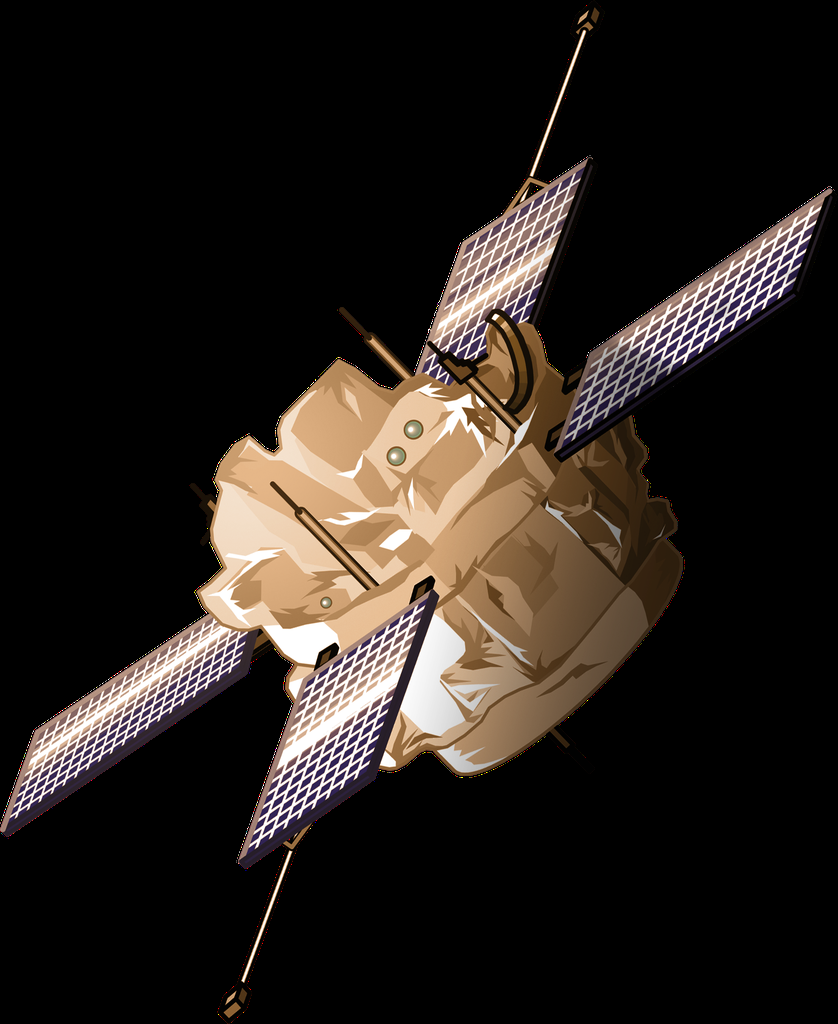
#> input picture satellites/ace/ace-photo-cut-1024px.png, 838 x 1024 px
$ python -i checks.py   (imports and definitions only)
#> lines starting #> are read from the running program, lines starting #| are printed output that depends on the picture
### tools/house_art/kit.py
"""Primitive kit for the house-artwork lane: geometry in, house-style SVG out.

**This is the enforcement point for golden rule 6.** The SVG is WRITTEN from a
structured description of the spacecraft. Nothing in this module reads, samples,
traces or vectorises a raster image, and there is no code path by which one
could: the only inputs are numbers from `description.json`. Photographs are used
by the person writing that description, to know what the spacecraft looks like;
they never reach the drawing. That is what makes the output our own copyright
rather than a derivative of one particular render.

Every polygon comes from a 3D primitive (box, chamfered prism, regular n-gon
prism, plate, solar wing, tube, tapered frustum, disc, dish, ribbed reflector,
strut, detail plate) positioned from the description, then projected with an
orthographic camera and flat-shaded from a fixed light direction into four
tonal steps.

`ngon_prism` exists because a great many real buses are hexagonal drums with
the wings hinged on two opposite side facets, not boxes with the wings on the
ends; `facet_normal` gives the outward normal of a chosen facet so those
mounts land on a face rather than being guessed.

The mono icon is derived from OUR OWN colour geometry: the same structural
polygons re-emitted in a single currentColor fill, which is the union silhouette
of our own shapes. It is never traced from a photograph — the photo-derived icon
lane is `make_icon.py`, and it has its own, stricter licence gate.

Palette and detail level are calibrated to the repo's own exemplars (swot,
icesat, sentinel-1, jason-3, dscovr, saocom-1a).
"""

import math
from pathlib import Path

# ---------------------------------------------------------------- palette ----
# 10-colour house palette, sampled from the repo's own exemplar SVGs (swot,
# icesat, sentinel-1, jason-3, dscovr, saocom-1a): muted and neutral, no
# saturated brights, four tonal steps per material so depth reads, with the
# deepest step shared across all materials so a drawing stays within ten
# colours. Six to ten colours is the house range.
PALETTE = {
    "dark":     "#171a1c",   # shared deepest step / apertures / seams
    "body_l":   "#cdcecb",   # light face, grey structure
    "body_m":   "#9ea19d",
    "body_d":   "#6d716f",
    "gold_l":   "#cbb075",   # MLI, olive-gold rather than brass
    "gold_m":   "#a68b3c",
    "gold_d":   "#6b5722",
    "panel_l":  "#8a90ae",   # solar cells
    "panel_m":  "#666a8e",
    "panel_d":  "#3f4468",
}

# four tonal steps; the fourth is the shared near-black
MATERIALS = {
    "white":  ("body_l", "body_m", "body_d", "dark"),
    "gold":   ("gold_l", "gold_m", "gold_d", "dark"),
    "panel":  ("panel_l", "panel_m", "panel_d", "dark"),
    "dark":   ("body_d", "dark", "dark", "dark"),
    "mesh":   ("gold_l", "gold_m", "gold_d", "dark"),
}

LIGHT = (0.45, -0.55, 0.70)

# Mirror-symmetric solar-cell marks are the default: with the asymmetric pattern
# a left/right pair of wings mirrors along with the geometry, and the two wings
# read as accidentally different from each other. Set False only to reproduce a
# drawing made before this default changed.
DEFAULT_SYM_MARKS = True


def _n(v):
    m = math.sqrt(sum(c * c for c in v)) or 1.0
    return tuple(c / m for c in v)


def _sub(a, b):
    return (a[0] - b[0], a[1] - b[1], a[2] - b[2])


def _add(*vs):
    return tuple(sum(v[i] for v in vs) for i in range(3))


def _mul(v, s):
    return (v[0] * s, v[1] * s, v[2] * s)


# [4 lines left out: function _cross, not called in this run]


def _dot(a, b):
    return a[0] * b[0] + a[1] * b[1] + a[2] * b[2]


# ----------------------------------------------------------------- camera ----
class Camera:
    # [5 lines left out: function __init__, not called in this run]

    def project(self, p):
        return (_dot(p, self.right), -_dot(p, self.up))

    def depth(self, p):
        return _dot(p, self.fwd)


# ------------------------------------------------------------------ scene ----
class Face:
    __slots__ = ("pts", "mat", "struct", "shade", "bias", "element")

    # [7 lines left out: function __init__, not called in this run]


class _Part:
    def __init__(self, scene, name):
        self.scene, self.name, self.prev = scene, name, None

    # [4 lines left out: function __enter__, not called in this run]

    def __exit__(self, *a):
        self.scene._element = self.prev
        return False


class Scene:
    # [290 lines left out: functions __init__, part, add, box, ngon_prism, facet_normal and 9 more, not called in this run]

    def strut(self, p0, p1, w, mat="white", struct=True):
        self.tube(p0, p1, w, mat, n=4, struct=struct)


# ---------------------------------------------------------------- shading ----
# [16 lines left out: functions _normal, _shade_index, not called in this run]


# ----------------------------------------------------------------- output ----
def _fit(scene, margin=10.0, width=512.0, max_h=512.0):
    pts = [scene.cam.project(p) for f in scene.faces for p in f.pts]
    xs = [p[0] for p in pts]
    ys = [p[1] for p in pts]
    bw, bh = max(xs) - min(xs), max(ys) - min(ys)
    s = min((width - 2 * margin) / max(bw, 1e-6), (max_h - 2 * margin) / max(bh, 1e-6))
    h = round(bh * s + 2 * margin)
    ox = (width - bw * s) / 2 - min(xs) * s
    oy = (h - bh * s) / 2 - min(ys) * s
    return s, ox, oy, h


# [44 lines left out: functions _path, render, not called in this run]

### tools/house_art/checks.py
"""Build-time checks for the house-artwork lane. Pillow only, no numpy.

Both checks exist because a human reviewer caught the failure first, twice:

  1. A drawing shipped with an element that appeared in no reference and in no
     description. -> check_description(): every solid is tagged with the
     description element it depicts, and the two sets must match.

  2. A drawing had solar wings that were correct in 3D and invisible on screen,
     and a dish that was attached in 3D and read as floating. -> check_projection():
     assertions are evaluated on the 2D result, after occlusion, not on the model.

Run them from the build step and fail loudly. They are cheap: a few hundred
polygons rasterised at 320 px.
"""

from PIL import Image, ImageChops, ImageDraw, ImageFilter

from . import kit
from .schema import element_names, omitted_names

RES = 320


# ------------------------------------------------------ description <-> svg --
# [23 lines left out: function check_description, not called in this run]


# ------------------------------------------------------- projected geometry --
def _transform(scene):
    scale, ox, oy, height = kit._fit(scene)
    k = RES / 512.0
    def tf(p):
        x, y = scene.cam.project(p)
        return (x * scale * k + ox * k, y * scale * k + oy * k)
    return tf, max(int(round(height * k)), 8)


def element_masks(scene):
    """Paint the scene in depth order into an element-id buffer, so each
    element's pixel count is what SURVIVES occlusion rather than what was drawn.

    Returns (masks, painted_pixels, size) where masks maps element name to a
    mode-"1" Image.
    """
    tf, hpx = _transform(scene)
    buf = Image.new("L", (RES, hpx), 0)
    draw = ImageDraw.Draw(buf)
    ids = {}
    order = sorted(scene.faces,
                   key=lambda f: (sum(scene.cam.depth(p) for p in f.pts)
                                  / len(f.pts)) + f.bias)
    for face in order:
        if not face.element:
            continue
        idx = ids.setdefault(face.element, len(ids) + 1)
        poly = [tf(p) for p in face.pts]
        if len(poly) >= 3:
            draw.polygon(poly, fill=idx)

    masks = {}
    for name, idx in ids.items():
        masks[name] = buf.point(lambda v, i=idx: 255 if v == i else 0).convert("1")
    painted = sum(buf.point(lambda v: 255 if v else 0).convert("1")
                  .histogram()[255:256] or [0])
    return masks, painted, (RES, hpx)


def _count(mask):
    return mask.histogram()[255]


# [133 lines left out: functions _touching, _screen_angle, check_projection, icon_thumbnail, icon_legibility, run_all, not called in this run]

>>> import cv2
>>> picture = cv2.imread('../../satellites/ace/ace-photo-cut-1024px.png', cv2.IMREAD_GRAYSCALE)
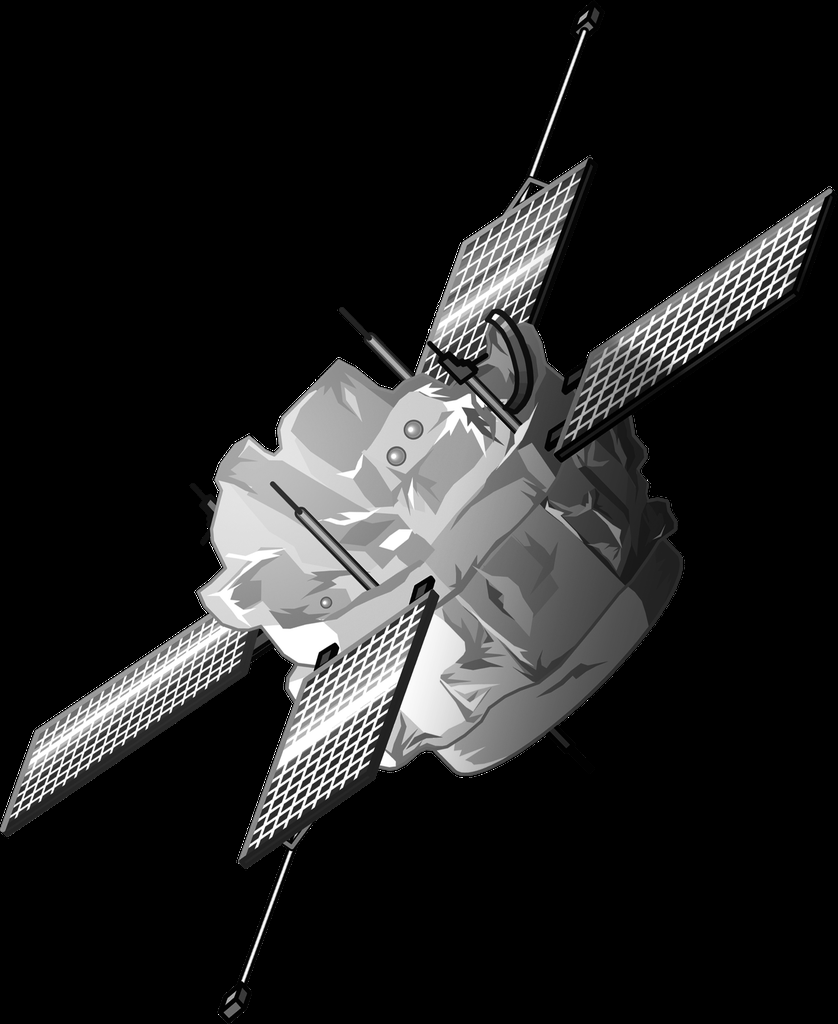
#> picture: shape (1024, 838); min 0, max 255, mean 34.4
>>> result = element_masks(picture)
#> (the run stopped early here; a loop or call above may not have finished)
